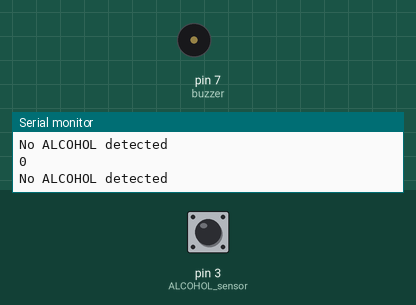
This sketch was run on a simulated Arduino Uno, built with avr-gcc and run on an emulated ATmega328P. Parts: buzzer (waves = sounding, pin HIGH), the last lines printed to the serial monitor. The test bench sets the inputs (shaded band); at power-on: pin 3 (ALCOHOL_sensor) LOW.

Above: at 1.2 s.
1.3 s: pin 3 (ALCOHOL_sensor) driven HIGH
At 1.6 s:
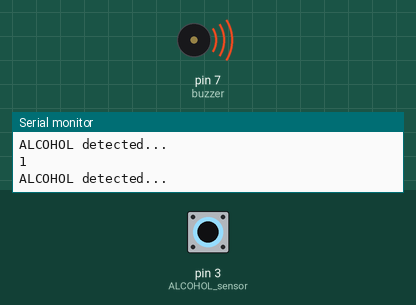
2.8 s: pin 3 (ALCOHOL_sensor) driven LOW
5.8 s: pin 3 (ALCOHOL_sensor) pulsed HIGH 5 times (0.12 s each, 0.3 s apart)
Timing chart, 0 to 8.8 s (numbered marks = the images above; inputs shaded):
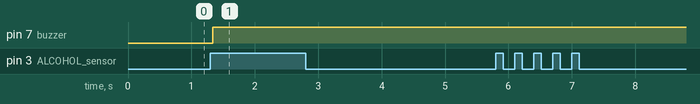

Measured:
- after the input at 1.3 s, pin 7 (buzzer): LOW → HIGH at once

The sketch:

alcohol_detector.ino
```cpp
      int ALCOHOL_sensor = 3;// MQ-6 SENSOR
      int ALCOHOL_detected;
      int buzzer = 7;
      void setup()
       {
         pinMode(buzzer, OUTPUT);
         Serial.begin(9600);
         pinMode(ALCOHOL_sensor, INPUT);
       }
       void loop()
       {
         ALCOHOL_detected = digitalRead(ALCOHOL_sensor);
          Serial.println(ALCOHOL_detected);
         if (ALCOHOL_detected == 1)
         {
           Serial.println("ALCOHOL detected...");
           digitalWrite(buzzer, HIGH);
         }
         else
         {
           Serial.println("No ALCOHOL detected ");
         }
       }

// Connection:
// VCC - 5V
// GND - GND (beside analog)
// Digital pin -> 3
```
